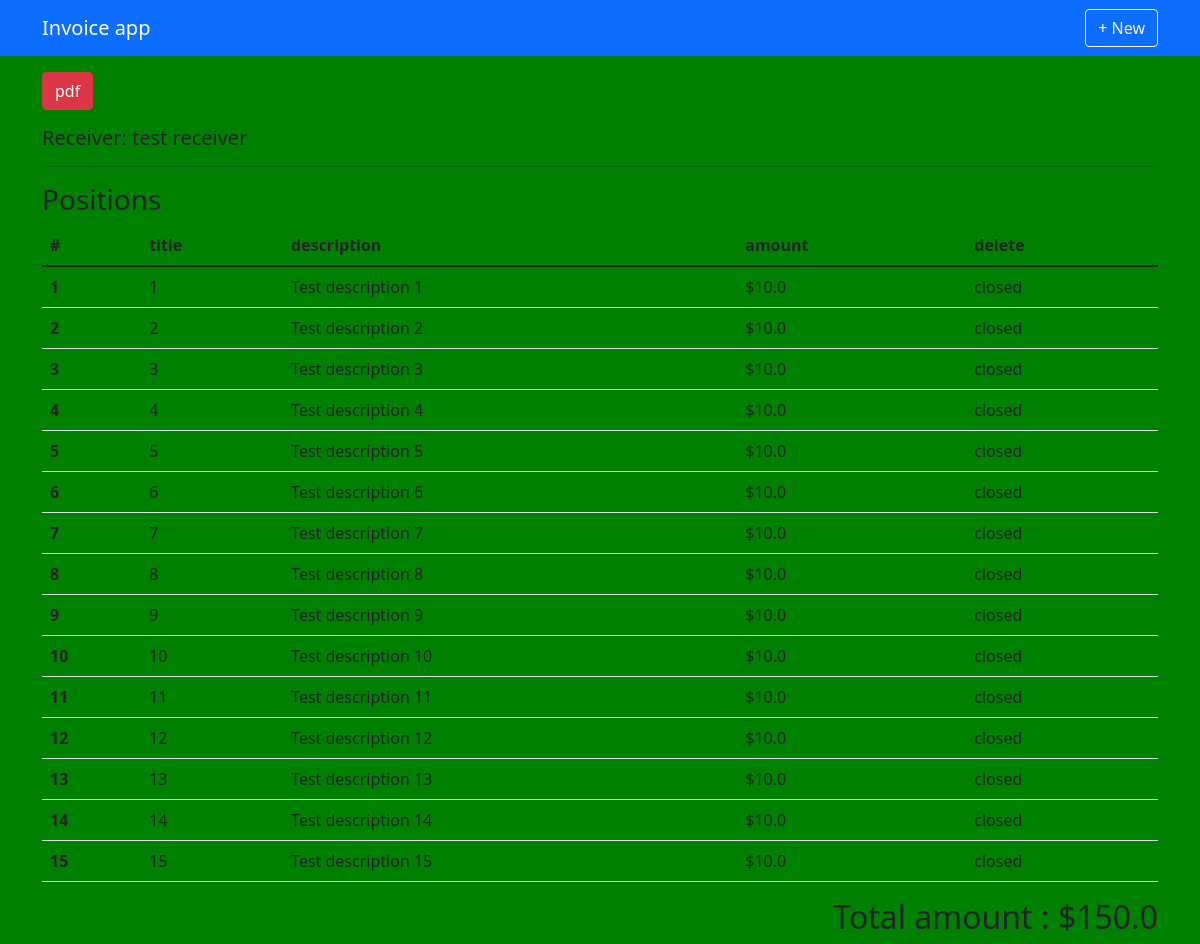
Screenshot of /6/ (signed in) with the database file from the repository.
### invoices/models.py (models this page shows, shortened)
class Invoice(models.Model):
    profile = models.ForeignKey(Profile, on_delete=models.CASCADE)
    receiver = models.ForeignKey(Receiver, on_delete=models.CASCADE)
    number = models.CharField(max_length=150)
    completion_date = models.DateField()
    issue_date = models.DateField()
    payment_date = models.DateField()
    created = models.DateTimeField(auto_now_add=True)
    closed = models.BooleanField(default=False)
    tags = models.ManyToManyField(Tag, blank=True)
    @property
    def tags(self):
        return self.tags.all()
    @property
    def positions(self):
        return self.position_set.all()
    @property
    def total_amount(self):
        total = 0
        qs = self.positions
        for pos in qs:
            total += pos.amount
        return total

### receivers/models.py (models this page shows, shortened)
class Receiver(models.Model):
    name = models.CharField(max_length=200)
    address = models.TextField()
    website = models.URLField(blank=True)
    created = models.DateTimeField(default=datetime.now)
    logo = models.ImageField(default='images/no_photo.png')

### positions/models.py (models this page shows, shortened)
class Position(models.Model):
    invoice = models.ForeignKey(Invoice, on_delete=models.CASCADE)
    title = models.CharField(max_length=200)
    description = models.TextField(blank=True, help_text="optional info")
    amount = models.FloatField(help_text="in US $")
    created = models.DateTimeField(auto_now_add=True)

### invoices/views.py (the view, shortened to what this page needs)
# urls.py: path('<pk>/',AddPositionsFormView.as_view(),name='detail'),
class AddPositionsFormView(LoginRequiredMixin,FormView):
    form_class = PositionForm
    template_name = 'invoices/detail.html'
    def get_context_data(self,**kwargs):
        context = super().get_context_data(**kwargs)
        invoice_obj = Invoice.objects.get(pk=self.kwargs.get('pk'))
        qs = invoice_obj.positions
        context['obj']=invoice_obj
        context['qs'] = qs
        return context

### invoices/templates/invoices/detail.html (shortened to what this page needs)
{% extends 'base.html' %}
{% load crispy_forms_tags %}
{% block content %}
    <div>
        {% if not obj.closed %}
            <button type="button" class="btn btn-primary" data-bs-toggle="modal" data-bs-target="#addPositionsModal">
                + add positions
            </button>
            <button type="button" class="btn btn-warning" data-bs-toggle="modal" data-bs-target="#closeInvoiceModal">
                close
            </button>
        {% else %}
            <a href="pdf"><div class="btn btn-danger">pdf</div></a>
        {% endif %}
    </div>
    <div class="mt-3">
        <h5>Receiver: {{obj.receiver.name}}</h5>
        <hr>
        <h3>Positions</h3>
        {% if qs %}
        <table class="table">
            <thead>
              <tr>
                <th scope="col">#</th>
                <th scope="col">title</th>
                <th scope="col">description</th>
                <th scope="col">amount</th>
                <th scope="col">delete</th>
              </tr>
            </thead>
            <tbody>
                {% for item in qs %}
                    <tr style="vertical-align: middle;">
                    <th scope="row">{{forloop.counter}}</th>
                    <td>{{item.title}}</td>
                    <td>{{item.description}}</td>
                    <td>${{item.amount}}</td>
                    <td>
                        {% if not obj.closed %}
                            <a href="{% url 'invoices:position-delete' obj.pk item.pk %}" class="btn btn-danger">X</a>
                        {% else %}
                            closed
                        {% endif %}
                    </td>
                    </tr>
                {% endfor %}
            </tbody>
          </table>
          <div class="mt-2 text-end">
              <h2>Total amount : ${{obj.total_amount}}</h2>
          </div>
        {% else %}
            <h5>No position added ..</h5>
        {% endif %}
    </div>
{% endblock content %}

### static/style.css (style rules this page uses)
body { background-color:green; }

### rows the page displays
Invoice: receiver.name "test receiver", total_amount "150.0"
Position: title "1", description "Test description 1", amount "10.0"
Position: title "2", description "Test description 2", amount "10.0"
Position: title "3", description "Test description 3", amount "10.0"
Position: title "4", description "Test description 4", amount "10.0"
Position: title "5", description "Test description 5", amount "10.0"
Position: title "6", description "Test description 6", amount "10.0"
Position: title "7", description "Test description 7", amount "10.0"
Position: title "8", description "Test description 8", amount "10.0"
Position: title "9", description "Test description 9", amount "10.0"
Position: title "10", description "Test description 10", amount "10.0"
Position: title "11", description "Test description 11", amount "10.0"
Position: title "12", description "Test description 12", amount "10.0"
Position: title "13", description "Test description 13", amount "10.0"
Position: title "14", description "Test description 14", amount "10.0"
Position: title "15", description "Test description 15", amount "10.0"
